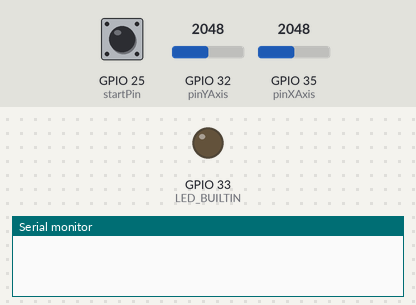
Bench run of a sketch on a simulated ESP32. Shown: output pins drawn as LEDs (lit = HIGH), the last lines printed to the serial monitor. Inputs (shaded band) come from the test bench; at power-on: GPIO 25 (startPin) LOW, GPIO 32 (pinYAxis) = 2048, GPIO 35 (pinXAxis) = 2048.

Above: at 1.2 s.
1.3 s: GPIO 25 (startPin) pulled HIGH for 0.15 s
At 1.7 s:
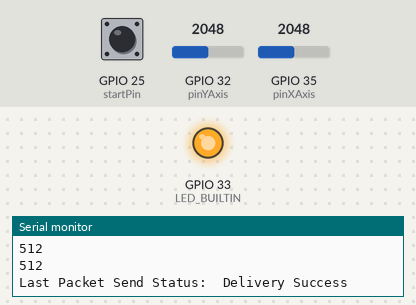
2.9 s: GPIO 32 (pinYAxis) set to 60
5.9 s: GPIO 35 (pinXAxis) set to 60
Timing chart, 0 to 8.9 s (numbered marks = the images above; inputs shaded):
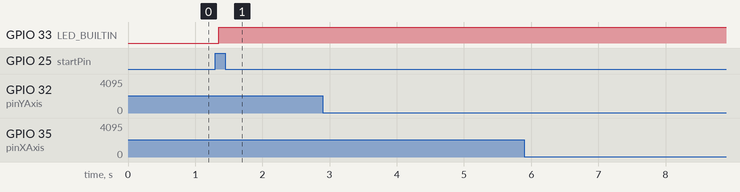

The sketch:

sendercode.ino
```cpp
#include <WiFi.h>
#include <esp_now.h>

#define LED_BUILTIN 33
#define pinYAxis 32
#define pinXAxis 35

const int startPin = 25;
const int modePin = 26;

// MAC Address of responder - edit as required
uint8_t broadcastAddress[] = { 0x08, 0xB6, 0x1F, 0xEF, 0x82, 0x28 };

// Define a data structure
bool movementON = false;

typedef struct struct_message {
  bool d;
  int move;
} struct_message;

//forward = 2
//left = 1
//right = 3
//back = 4

enum STATE_START {
  OFF,
  ON
} start_state;

// Create a structured object
struct_message myData;

int buttonState;
int lastButtonState = LOW;
unsigned long lastDebounceTime = 0;
const unsigned long debounceDelay = 50;
bool currentButtonState = false;


// Peer info
esp_now_peer_info_t peerInfo;

// Callback function called when data is sent
void OnDataSent(const uint8_t *mac_addr, esp_now_send_status_t status) {
  Serial.print("\r\nLast Packet Send Status:\t");
  Serial.println(status == ESP_NOW_SEND_SUCCESS ? "Delivery Success" : "Delivery Fail");
}

void setup() {

  pinMode(LED_BUILTIN, OUTPUT);

  // Set up Serial Monitor
  Serial.begin(115200);

  pinMode(startPin, INPUT);
  pinMode(modePin, INPUT);

  pinMode(pinXAxis, INPUT);
  pinMode(pinYAxis, INPUT);

  lastButtonState = digitalRead(startPin);
  start_state = OFF;

  // Set ESP32 as a Wi-Fi Station
  WiFi.mode(WIFI_STA);

  // Initilize ESP-NOW
  if (esp_now_init() != ESP_OK) {
    Serial.println("Error initializing ESP-NOW");
    return;
  }

  // Register the send callback
  esp_now_register_send_cb(OnDataSent);

  // Register peer
  memcpy(peerInfo.peer_addr, broadcastAddress, 6);
  peerInfo.channel = 0;
  peerInfo.encrypt = false;

  // Add peer
  if (esp_now_add_peer(&peerInfo) != ESP_OK) {
    Serial.println("Failed to add peer");
    return;
  }
}

void joystick() {
  int yValue = analogRead(pinXAxis) / 4;
  int xValue = analogRead(pinYAxis) / 4;

  Serial.println(xValue);
  Serial.println(yValue);
  delay(500);

  // Map joystick values to actions
  if (yValue < 100) {
    Serial.println("FORWARDS");
    myData.move = 2;
    delay(100);
  } else if (xValue < 100) {
    Serial.println("RIGHT");
    myData.move = 3;
    delay(100);
  } else if (xValue > 900) {
    Serial.println("LEFT");
    myData.move = 1;
    delay(100);
  } else {
    return;
  }
}

bool buttonPressed() {
  int reading = digitalRead(startPin);
  bool pressed = false;
  if (reading != lastButtonState) {
    lastDebounceTime = millis();
  }
  if ((millis() - lastDebounceTime) > debounceDelay) {
    if (reading != buttonState) {
      buttonState = reading;
      if (buttonState == HIGH) {
        pressed = true;
      }
    }
  }
  lastButtonState = reading;
  return pressed;
}


void loop() {

  switch (start_state) {
    case OFF:
      //movementON = true;
      //getting down
      currentButtonState = buttonPressed();
      if (currentButtonState && movementON == false) {
        currentButtonState = false;
        start_state = ON;
        myData.d = true;
        esp_err_t result = esp_now_send(broadcastAddress, (uint8_t *)&myData, sizeof(myData));
        digitalWrite(LED_BUILTIN, HIGH);
        while(currentButtonState == false){
          joystick();
          esp_err_t result = esp_now_send(broadcastAddress, (uint8_t *)&myData, sizeof(myData));
          currentButtonState = buttonPressed();
          delay(550);
        }
      }
      break;

    case ON:
      //movementON = true;
      //getting up
      currentButtonState = buttonPressed();
      if (currentButtonState && movementON == false) {
        currentButtonState = false;
        start_state = OFF;
        myData.d = false;
        esp_err_t result = esp_now_send(broadcastAddress, (uint8_t *)&myData, sizeof(myData));
        digitalWrite(LED_BUILTIN, OFF);
      }
      break;

    default:
      start_state = OFF;
      break;
  }
}
```

Measured:
- after the input at 1.3 s, GPIO 33 (LED_BUILTIN): LOW → HIGH after 0.05 s
